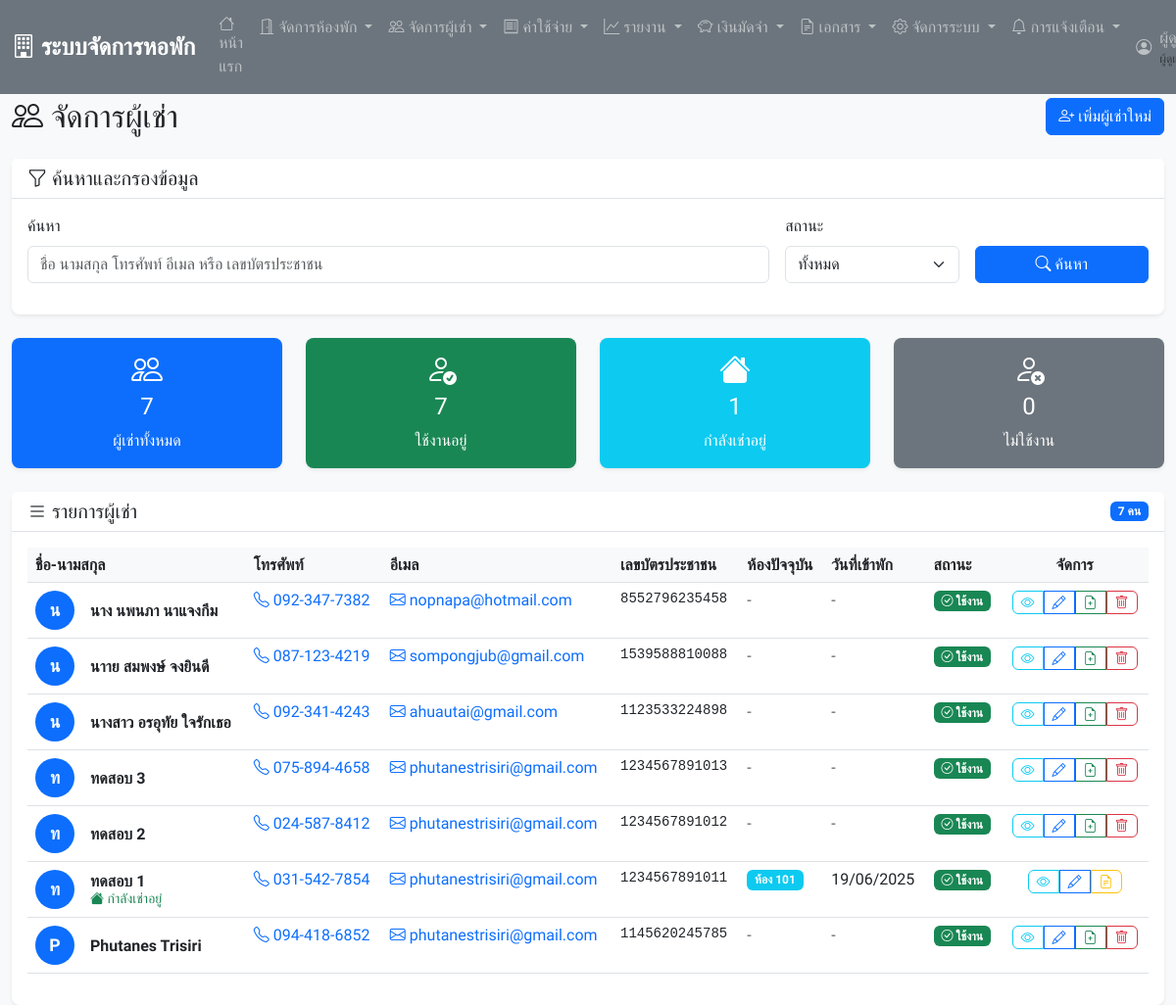
The app's page /tenants.php (signed in), older data.
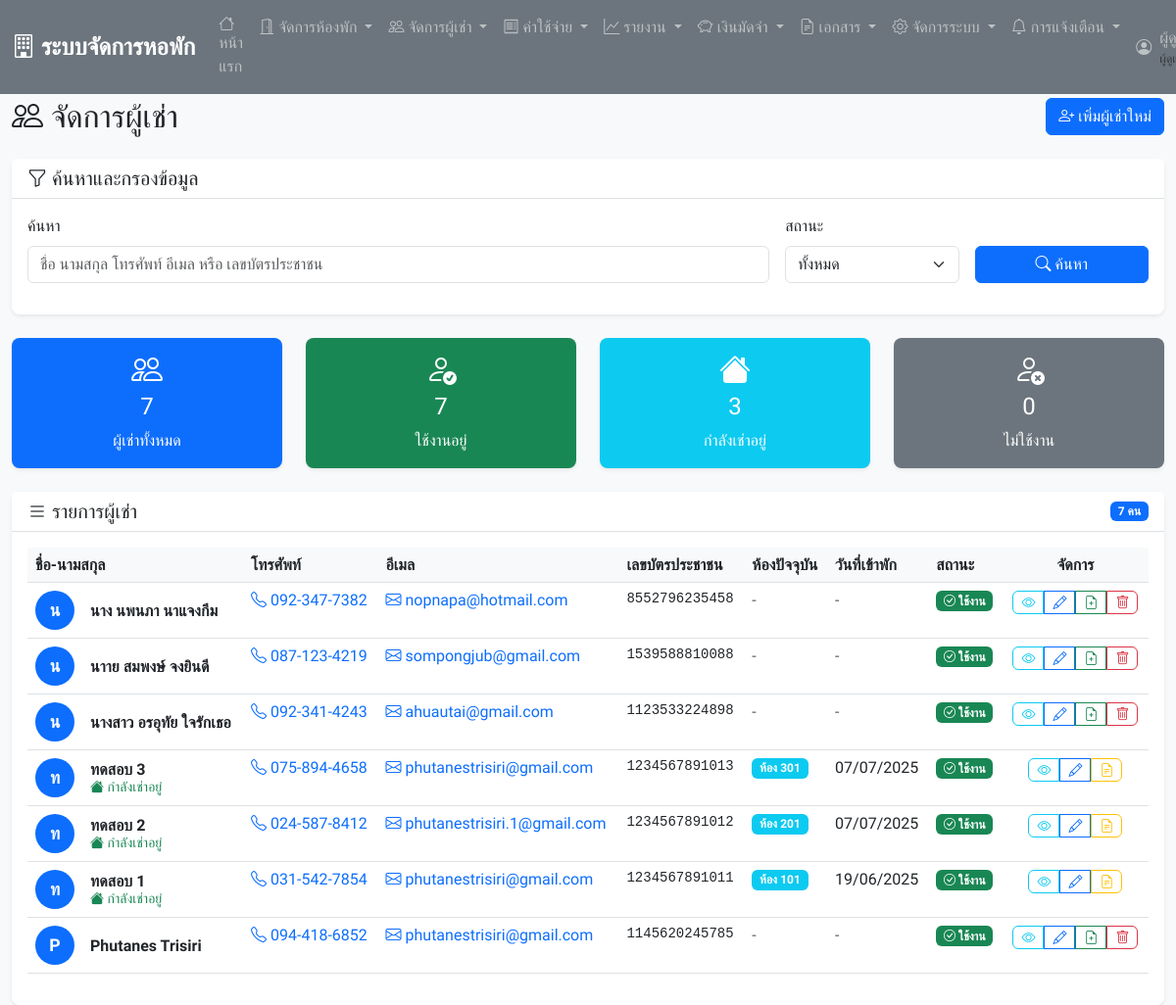
The same page, newer data.
### tables this page shows
CREATE TABLE `tenants` (
  `tenant_id` int(11) NOT NULL,
  `first_name` varchar(50) NOT NULL,
  `last_name` varchar(50) NOT NULL,
  `phone` varchar(15) NOT NULL,
  `email` varchar(100) DEFAULT NULL,
  `id_card` varchar(20) NOT NULL,
  `address` text DEFAULT NULL,
  `emergency_contact` varchar(100) DEFAULT NULL,
  `emergency_phone` varchar(15) DEFAULT NULL,
  `tenant_status` enum('active','inactive') DEFAULT 'active',
  `created_at` timestamp NOT NULL DEFAULT current_timestamp()
);

### config.php (called while the page is built, shortened)
<?php
function formatDate($date) {
    return date('d/m/Y', strtotime($date));
}
?>

### tenants.php (the view, shortened to what the changed rows need)
<?php
require_once 'includes/header.php';
$sql = "SELECT t.*,
        (SELECT COUNT(*) FROM contracts c WHERE c.tenant_id = t.tenant_id AND c.contract_status = 'active') as has_active_contract,
        (SELECT r.room_number
         FROM contracts c
         JOIN rooms r ON c.room_id = r.room_id
         WHERE c.tenant_id = t.tenant_id AND c.contract_status = 'active'
         LIMIT 1) as current_room,
        (SELECT c.contract_start
         FROM contracts c
         WHERE c.tenant_id = t.tenant_id AND c.contract_status = 'active'
         LIMIT 1) as contract_start_date
        FROM tenants t WHERE 1=1";
$params = [];
$sql .= " ORDER BY t.created_at DESC";
try {
    $stmt = $pdo->prepare($sql);
    $stmt->execute($params);
    $tenants = $stmt->fetchAll();
} catch(PDOException $e) {
    $error_message = "เกิดข้อผิดพลาดในการดึงข้อมูล: " . $e->getMessage();
}
?>
<div class="container-fluid mt-4">
    <div class="row">
        <div class="col-12">
            <div class="d-flex justify-content-between align-items-center mb-4">
                <h2 class="mb-0">
                    <i class="bi bi-people"></i>
                    จัดการผู้เช่า
                </h2>
            </div>
            <div class="row mb-4">
                <div class="col-md-3">
                    <div class="card text-white bg-info">
                        <div class="card-body text-center">
                            <i class="bi bi-house-fill fs-2"></i>
                            <h4 class="mt-2"><?php echo count(array_filter($tenants, function($t) { return $t['has_active_contract'] > 0; })); ?></h4>
                            <p class="mb-0">กำลังเช่าอยู่</p>
                        </div>
                    </div>
                </div>
            </div>
            <div class="card">
                <div class="card-body">
                    <?php if (empty($tenants)): ?>
                        <div class="text-center py-5">
                            <i class="bi bi-person-plus display-1 text-muted"></i>
                            <h4 class="text-muted mt-3">ไม่พบข้อมูลผู้เช่า</h4>
                            <p class="text-muted">ยังไม่มีข้อมูลผู้เช่า หรือไม่มีข้อมูลที่ตรงกับเงื่อนไขการค้นหา</p>
                            <a href="add_tenant.php" class="btn btn-primary">
                                <i class="bi bi-person-plus"></i>
                                เพิ่มผู้เช่าคนแรก
                            </a>
                        </div>
                    <?php else: ?>
                        <div class="table-responsive">
                            <table class="table table-hover">
                                <thead>
                                    <tr>
                                        <th>ชื่อ-นามสกุล</th>
                                        <th>โทรศัพท์</th>
                                        <th>อีเมล</th>
                                        <th>เลขบัตรประชาชน</th>
                                        <th>ห้องปัจจุบัน</th>
                                        <th>วันที่เข้าพัก</th>
                                        <th>สถานะ</th>
                                        <th class="text-center">จัดการ</th>
                                    </tr>
                                </thead>
                                <tbody>
                                    <?php foreach ($tenants as $tenant): ?>
                                        <tr>
                                            <td>
                                                <div class="d-flex align-items-center">
                                                    <div class="avatar bg-primary text-white rounded-circle me-3" style="width: 40px; height: 40px; display: flex; align-items: center; justify-content: center;">
                                                        <?php echo mb_substr($tenant['first_name'], 0, 1, 'UTF-8'); ?>
                                                    </div>
                                                    <div>
                                                        <strong><?php echo $tenant['first_name'] . ' ' . $tenant['last_name']; ?></strong>
                                                        <?php if ($tenant['has_active_contract'] > 0): ?>
                                                            <br><small class="text-success"><i class="bi bi-house-fill"></i> กำลังเช่าอยู่</small>
                                                        <?php endif; ?>
                                                    </div>
                                                </div>
                                            </td>
                                            <td>
                                                <a href="tel:<?php echo $tenant['phone']; ?>" class="text-decoration-none">
                                                    <i class="bi bi-telephone"></i>
                                                    <?php echo $tenant['phone']; ?>
                                                </a>
                                            </td>
                                            <td>
                                                <?php if ($tenant['email']): ?>
                                                    <a href="mailto:<?php echo $tenant['email']; ?>" class="text-decoration-none">
                                                        <i class="bi bi-envelope"></i>
                                                        <?php echo $tenant['email']; ?>
                                                    </a>
                                                <?php else: ?>
                                                    <span class="text-muted">-</span>
                                                <?php endif; ?>
                                            </td>
                                            <td>
                                                <small class="font-monospace"><?php echo $tenant['id_card']; ?></small>
                                            </td>
                                            <td>
                                                <?php if ($tenant['current_room']): ?>
                                                    <span class="badge bg-info">ห้อง <?php echo $tenant['current_room']; ?></span>
                                                <?php else: ?>
                                                    <span class="text-muted">-</span>
                                                <?php endif; ?>
                                            </td>
                                            <td>
                                                <?php if ($tenant['contract_start_date']): ?>
                                                    <?php echo formatDate($tenant['contract_start_date']); ?>
                                                <?php else: ?>
                                                    <span class="text-muted">-</span>
                                                <?php endif; ?>
                                            </td>
                                            <td>
                                                <?php
                                                $status_class = $tenant['tenant_status'] == 'active' ? 'bg-success' : 'bg-secondary';
                                                $status_text = $tenant['tenant_status'] == 'active' ? 'ใช้งาน' : 'ไม่ใช้งาน';
                                                $status_icon = $tenant['tenant_status'] == 'active' ? 'bi-check-circle' : 'bi-x-circle';
                                                ?>
                                                <span class="badge <?php echo $status_class; ?>">
                                                    <i class="<?php echo $status_icon; ?>"></i>
                                                    <?php echo $status_text; ?>
                                                </span>
                                            </td>
                                            <td class="text-center">
                                                <div class="btn-group" role="group">
                                                    <a href="view_tenant.php?id=<?php echo $tenant['tenant_id']; ?>"
                                                       class="btn btn-sm btn-outline-info"
                                                       data-bs-toggle="tooltip"
                                                       title="ดูรายละเอียด">
                                                        <i class="bi bi-eye"></i>
                                                    </a>
                                                    <a href="edit_tenant.php?id=<?php echo $tenant['tenant_id']; ?>"
                                                       class="btn btn-sm btn-outline-primary"
                                                       data-bs-toggle="tooltip"
                                                       title="แก้ไข">
                                                        <i class="bi bi-pencil"></i>
                                                    </a>
                                                    <?php if ($tenant['has_active_contract'] == 0): ?>
                                                        <a href="add_contract.php?tenant_id=<?php echo $tenant['tenant_id']; ?>"
                                                           class="btn btn-sm btn-outline-success"
                                                           data-bs-toggle="tooltip"
                                                           title="สร้างสัญญา">
                                                            <i class="bi bi-file-earmark-plus"></i>
                                                        </a>
                                                    <?php else: ?>
                                                        <a href="contracts.php?tenant_id=<?php echo $tenant['tenant_id']; ?>"
                                                           class="btn btn-sm btn-outline-warning"
                                                           data-bs-toggle="tooltip"
                                                           title="ดูสัญญา">
                                                            <i class="bi bi-file-earmark-text"></i>
                                                        </a>
                                                    <?php endif; ?>
                                                    <?php if ($tenant['has_active_contract'] == 0): ?>
                                                        <a href="tenants.php?delete=<?php echo $tenant['tenant_id']; ?>"
                                                           class="btn btn-sm btn-outline-danger"
                                                           data-bs-toggle="tooltip"
                                                           title="ลบ"
                                                           onclick="return confirmDelete('คุณต้องการลบข้อมูลผู้เช่า <?php echo $tenant['first_name'] . ' ' . $tenant['last_name']; ?> หรือไม่?')">
                                                            <i class="bi bi-trash"></i>
                                                        </a>
                                                    <?php endif; ?>
                                                </div>
                                            </td>
                                        </tr>
                                    <?php endforeach; ?>
                                </tbody>
                            </table>
                        </div>
                    <?php endif; ?>
                </div>
            </div>
        </div>
    </div>
</div>
<?php include 'includes/footer.php'; ?>

Row changes from the older to the newer data that the page shows:
shown differently, row unchanged: tenants (number 4 of 7 on the later page): current_room (not shown) → "301"; contract_start_date (not shown) → "07/07/2025"; text "- -" → "กำลังเช่าอยู่ ห้อง"
changed tenants: email "phutanestrisiri@gmail.com" → "phutanestrisiri.1@gmail.com"; current_room (not shown) → "201"; contract_start_date (not shown) → "07/07/2025"; text "- -" → "กำลังเช่าอยู่ ห้อง"
Text that changed along with them:
text no longer shown: "1"
text now shown: "3"
